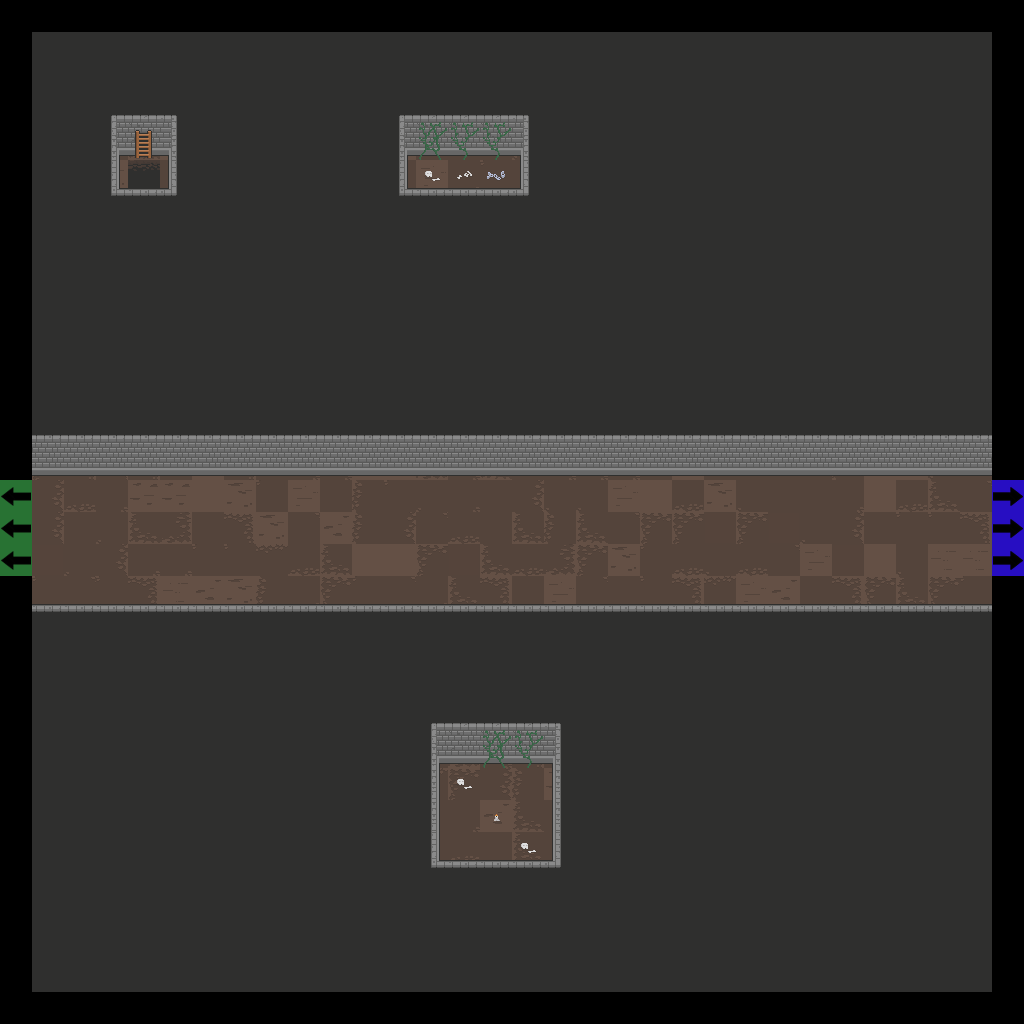

Rendered tile map (Tiled .tmx) drawn with the repository's tilesets; below, a short description and the map source with its tile grids summarised:
An orthogonal 32x32 tile map with 32x32 px tiles, 7 tile layers (Floor, Walls, Doors, Pillars, ...), 2 tilesets.

<map version="1.2" tiledversion="2019.04.18" orientation="orthogonal" renderorder="right-down" width="32" height="32" tilewidth="32" tileheight="32" infinite="0" nextlayerid="22" nextobjectid="1">
 <tileset firstgid="1" source="Dungeon_Tileset_2.tsx" />
 <tileset firstgid="321" source="flags.tsx" />
 <layer id="15" name="Floor" width="32" height="32">
  <data>[1024 cells, 900 non-empty, 26 distinct tile ids]</data>
 </layer>
 <layer id="16" name="Walls" width="32" height="32">
  <data>[1024 cells, 804 non-empty, 17 distinct tile ids]</data>
 </layer>
 <layer id="17" name="Doors" width="32" height="32">
  <data>[1024 cells, 0 non-empty, 0 distinct tile ids]</data>
 </layer>
 <layer id="18" name="Pillars" width="32" height="32">
  <properties>
   <property name="unity:SortingLayer" value="Player" />
  </properties>
  <data>[1024 cells, 0 non-empty, 0 distinct tile ids]</data>
 </layer>
 <layer id="19" name="Candles" width="32" height="32">
  <data>[1024 cells, 1 non-empty, 1 distinct tile ids]</data>
 </layer>
 <layer id="20" name="Debris" width="32" height="32">
  <data>[1024 cells, 16 non-empty, 8 distinct tile ids]</data>
 </layer>
 <layer id="21" name="Flags" width="32" height="32">
  <data>[1024 cells, 6 non-empty, 2 distinct tile ids]</data>
 </layer>
</map>
